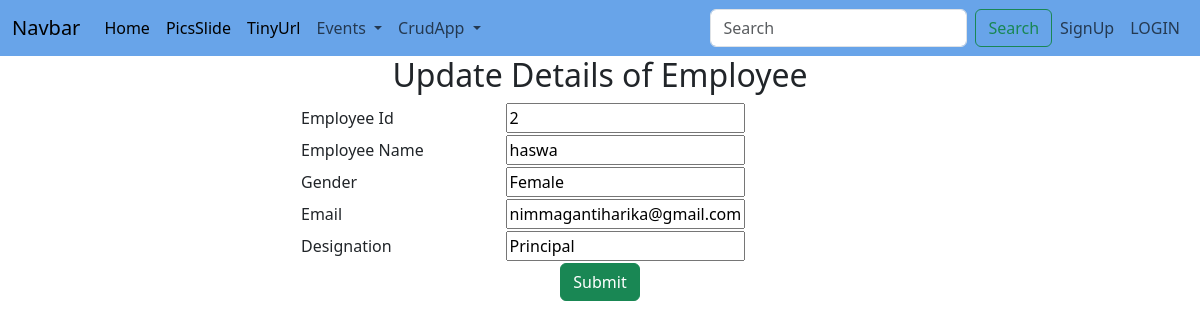
/c/edit/3, run on the app's committed database.
### crudapp/models.py (models this page shows)
class Employee(models.Model):
    EmpId = models.CharField(max_length=3)
    EmpName = models.CharField(max_length=200)
    EmpGender = models.CharField(max_length=10)
    EmpEmail = models.EmailField()
    EmpDesignation = models.CharField(max_length=150)
    class Meta:
        db_table="Employee"

### crudapp/views.py (the view, shortened to what this page needs)
# urls.py: path('edit/<int:pk>', views.edit_emp, name='edit-emp'),
def edit_emp(request,pk):
    employees = Employee.objects.get(id=pk)
    context = {
        'employees': employees,
    }
    return render(request,'edit.html',context)

### templates/edit.html (shortened to what this page needs)
{% extends 'Navbar.html' %}
{% block body %}
    <h2 style="text-align:center"> Update Details of Employee </h2>
    <form method="POST">
        <table style="width:50%" align="center">
            <tr>
                <td>Employee Id</td>
                <td><input type="text" value="{{ employees.EmpId }}" name="EmpId"></td>
            </tr>
            <tr>
                <td>Employee Name</td>
                <td><input type="text" value="{{ employees.EmpName }}" name="EmpName"></td>
            </tr>
            <tr>
                <td>Gender</td>
                <td><input type="text" value="{{ employees.EmpGender }}" name="EmpGender"></td>
            </tr>
            <tr>
                <td>Email</td>
                <td><input type="email" value="{{ employees.EmpEmail }}" name="EmpEmail"></td>
            </tr>
            <tr>
                <td>Designation</td>
                <td><input type="text" value="{{ employees.EmpDesignation }}" name="EmpDesignation"></td>
            </tr>
            <tr>
                <td colspan="2" align="center"><input type="submit" class="btn btn-success"></td>
            </tr>
        </table>
    </form>
{% endblock %}

### data on the page
Employee: EmpId "2", EmpName "haswa", EmpGender "Female", EmpEmail "nimmagantiharika@gmail.com", EmpDesignation "Principal"
